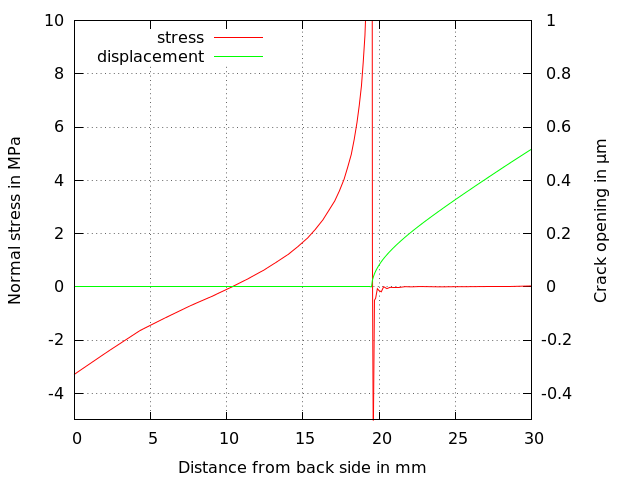

The gnuplot source for this figure:
set term pngcairo enhanced
set out "path.png"
set key top left
set grid
set xlabel "Distance from back side in mm"
set ylabel "Normal stress in MPa"
set yrange [-5:10]
set y2label "Crack opening in {/Symbol m}m"
set y2range [-0.5:1]
set y2tics
plot "graph_0.out" using 2:3 axes x1y1 title "stress" w l,\
     "graph_1.out" using 2:($3*1000) axes x1y2 title "displacement" w l
